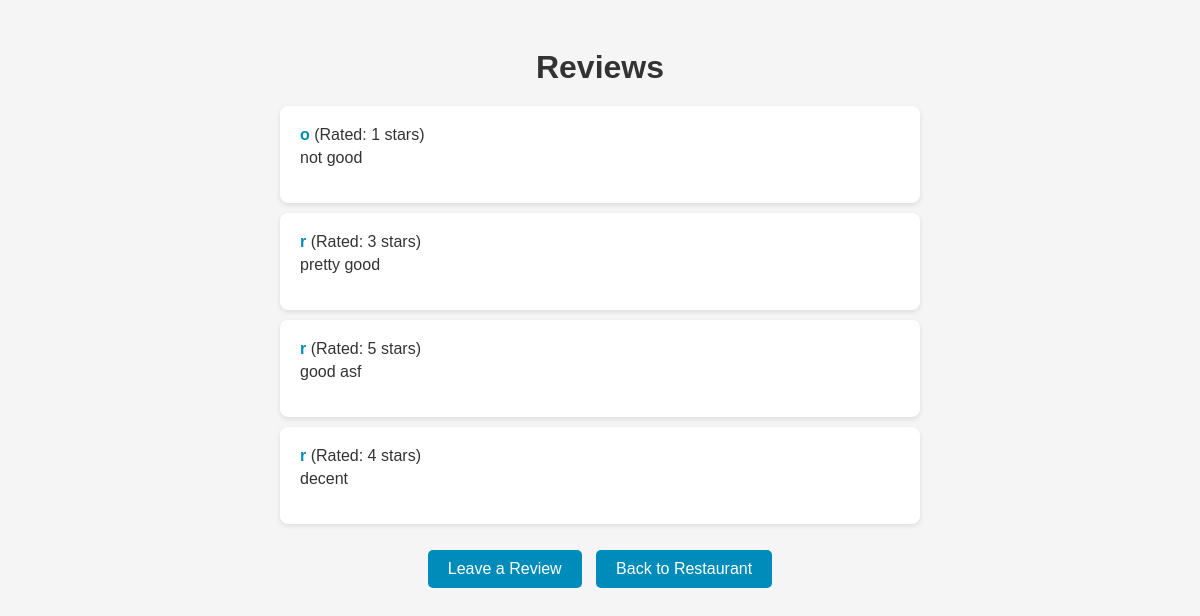
The app's page /view_reviews/1 with its own data.
### tables this page shows
CREATE TABLE reviews (
    review_id INTEGER PRIMARY KEY AUTOINCREMENT,
    user_id INTEGER,
    rest_id INTEGER,
    rating INTEGER,
    description TEXT,
    FOREIGN KEY (user_id) REFERENCES users(id),
    FOREIGN KEY (rest_id) REFERENCES restaurants(rest_id)
);

CREATE TABLE users (
    id INTEGER PRIMARY KEY AUTOINCREMENT,
    username TEXT UNIQUE NOT NULL,
    password TEXT NOT NULL,
    email TEXT UNIQUE NOT NULL,
    role INTEGER
);

### app.py (the view)
@app.route('/view_reviews/<int:rest_id>', methods=['GET'])
def view_reviews(rest_id):
    conn = get_db_connection()
    cur = conn.cursor()
    cur.execute('SELECT users.username, reviews.rating, reviews.description FROM reviews JOIN users ON reviews.user_id = users.id WHERE rest_id = ?', (rest_id,))
    reviews = cur.fetchall()
    conn.close()
    return render_template('view_reviews.html', reviews=reviews, rest_id=rest_id)

### app.py (called while the page is built)
def get_db_connection():
    conn = sqlite3.connect('eatease.db')
    conn.row_factory = sqlite3.Row
    return conn

@app.before_request
def handle_session_clearing():
    global session_cleared
    if not session_cleared:
        session.clear()
        session_cleared = True

### templates/view_reviews.html (shortened to what this page needs)
<!DOCTYPE html>
<html lang="en">
<head>
</head>
<body>
    <h1>Reviews</h1>
    {% if reviews %}
        <ul>
            {% for review in reviews %}
                <li>
                    <strong>{{ review.username }}</strong> (Rated: {{ review.rating }} stars)
                    <p>{{ review.description }}</p>
                </li>
            {% endfor %}
        </ul>
    {% else %}
        <p>No reviews available.</p>
    {% endif %}
    <a href="/leave_review/{{ rest_id }}">Leave a Review</a>
    <a href="/restaurant/{{ rest_id }}">Back to Restaurant</a>
</body>
</html>

### templates/view_reviews.html (style rules this page uses)
body { font-family: 'Arial', sans-serif; background-color: #f5f5f5; color: #333; padding: 20px; text-align: center; }
h1 { color: #333; margin-bottom: 20px; }
ul { list-style-type: none; padding: 0; }
li { background-color: white; margin: 10px auto; padding: 20px; border-radius: 8px; box-shadow: 0 2px 5px rgba(0,0,0,0.1); text-align: left; max-width: 600px; }
strong { color: #008cba; }
p { margin-top: 5px; }
a { display: inline-block; background-color: #008cba; color: white; padding: 10px 20px; margin: 10px 5px; border-radius: 5px; text-decoration: none; transition: background-color 0.3s; }

### records on screen
reviews: username "o", rating "1", description "not good"
reviews: username "r", rating "3", description "pretty good"
reviews: username "r", rating "5", description "good asf"
reviews: username "r", rating "4", description "decent"
